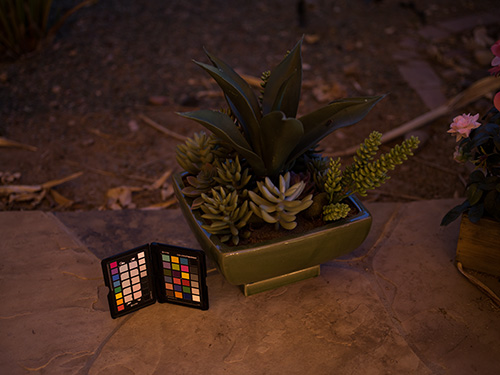
#> input picture data/3.bmp, 500 x 375 px
$ python simpyLIME.py
#> lines starting #> are read from the running program, lines starting #| are printed output that depends on the picture
#> further down, img is the input picture: shape (375, 500, 3); mean R, G, B 62.2, 38.4, 27.7
import numpy as np
from skimage import io, exposure, filters, img_as_float, img_as_ubyte
import matplotlib.pyplot as plt


class simplyLIME:
    def __init__(self, srcImg):
        if np.max(srcImg) > 1:
            self.L = img_as_float(srcImg)
        else:
            self.L = srcImg
        self.r = self.L[:, :, 0]
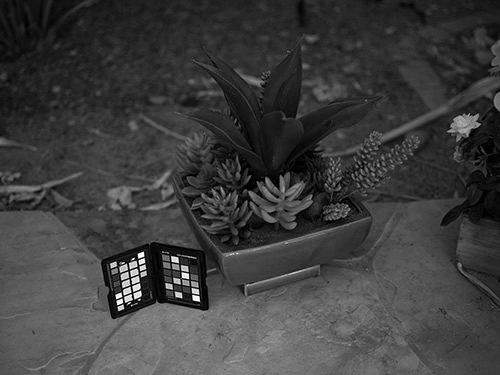
#> self.r: shape (375, 500) float64; min 0, max 1, mean 0.244
        self.g = self.L[:, :, 1]
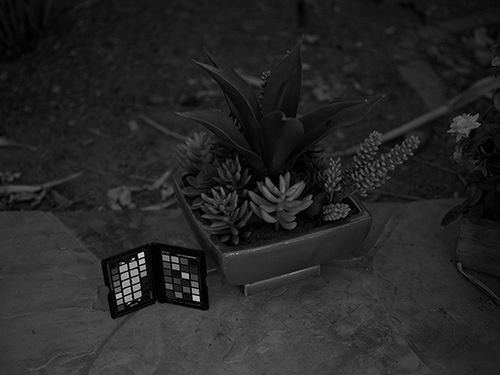
#> self.g: shape (375, 500) float64; min 0, max 0.937, mean 0.151
        self.b = self.L[:, :, 2]
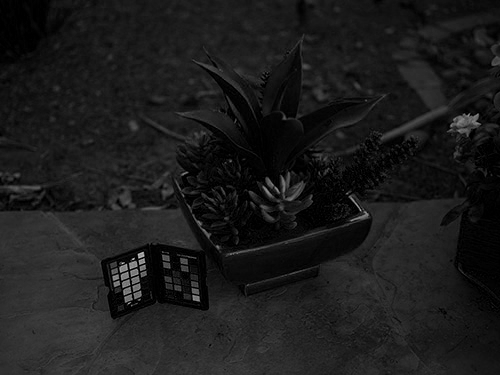
#> self.b: shape (375, 500) float64; min 0, max 0.812, mean 0.109

    def __initIlluminationMap(self):
        self.T_init = np.maximum(np.maximum(self.r, self.g), self.b)
        return self.T_init

    def __filter(self, gamma=0.8, sigma=0.8):
#> called with gamma = 0.8, sigma = 0.8
        self.T = filters.gaussian(self.T_init, sigma)
        self.T = exposure.adjust_gamma(self.T, gamma)
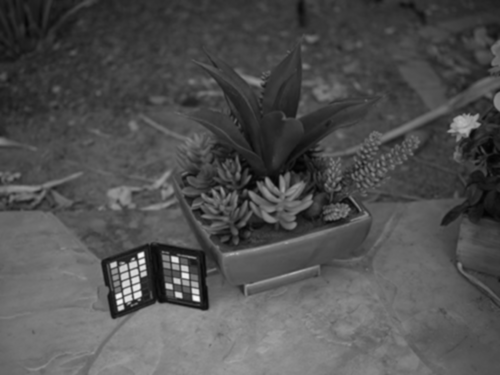
#> self.T: shape (375, 500) float64; min 0.0121, max 0.973, mean 0.318
        self.T[self.T <= 0] = 0.0001
        return self.T

    def enhance(self, nameta=0.9):
        self.__initIlluminationMap()
        self.__filter()
        self.R = np.zeros(self.L.shape)
        for i in range(3):
            self.R[:, :, i] = 1 - \
                ((1 - self.L[:, :, i]) - (nameta * (1 - self.T))) / self.T
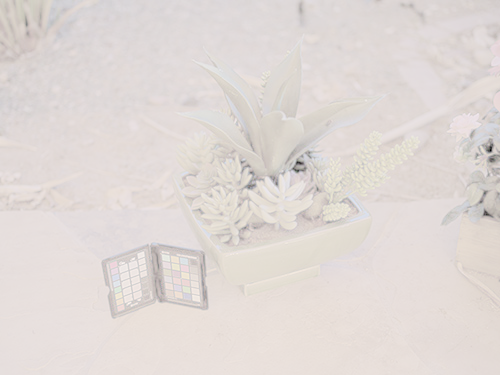
#> self.R: shape (375, 500, 3) float64; mean R, G, B 0.439, 0.161, 0.0385; drawn with min black and max white
        self.R = exposure.rescale_intensity(self.R, (0, 1))
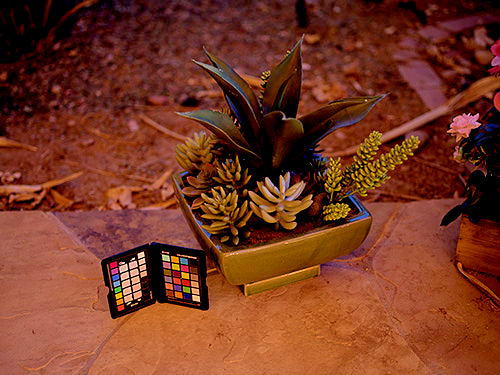
#> self.R: shape (375, 500, 3) float64; mean R, G, B 0.472, 0.22, 0.134
        self.R = img_as_float(self.R)
        return self.R


if __name__ == "__main__":
    img = io.imread('./data/3.bmp')
    lime = simplyLIME(img)

    plt.subplot(121), io.imshow(img)
    plt.subplot(122), io.imshow(lime.enhance())
    plt.show()

$ run again, with data/1.bmp copied over data/3.bmp
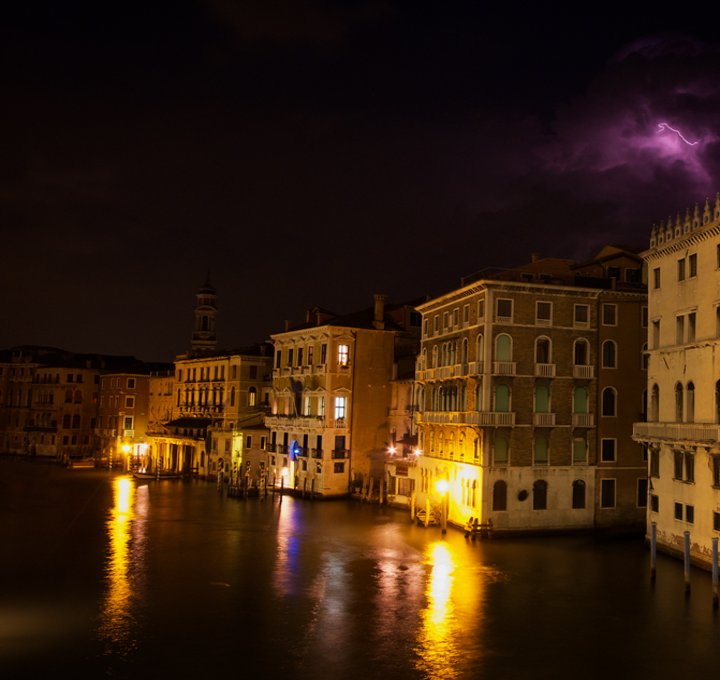
#> input picture data/1.bmp, 720 x 680 px
#> img is the input picture: shape (680, 720, 3); mean R, G, B 53.9, 31.7, 13.3
#> after the loop in enhance, `for i in range(3):`:
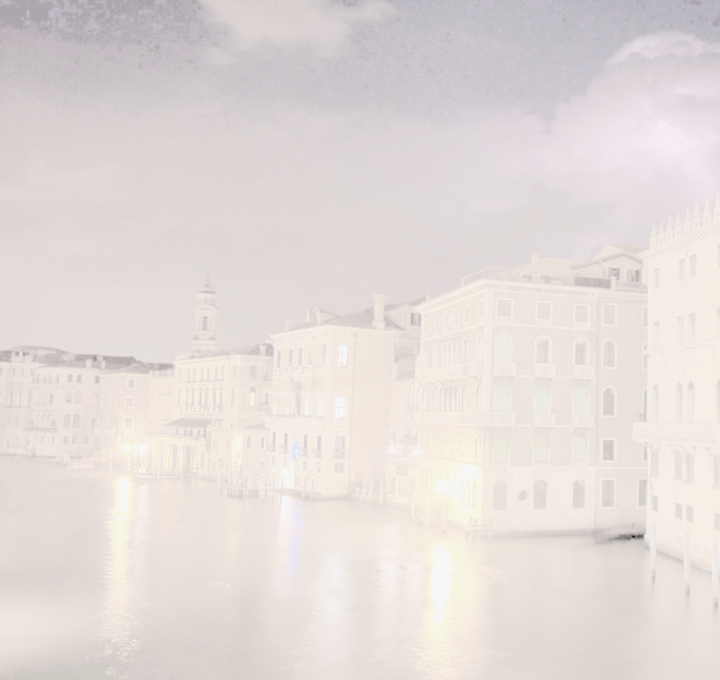
#> self.R: shape (680, 720, 3) float64; mean R, G, B 0.0886, -0.231, -0.362; drawn with min black and max white
#> in enhance, `self.R = exposure.rescale_intensity(self.R, (0, 1))`:
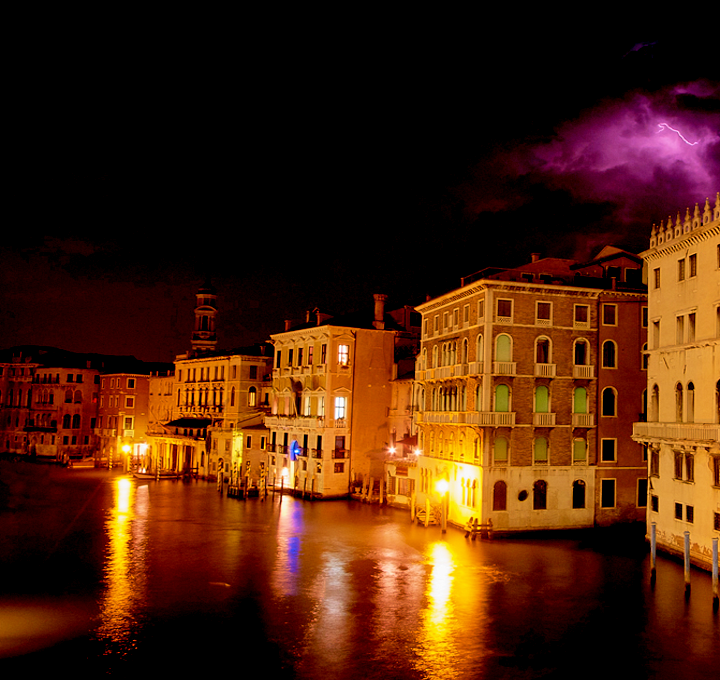
#> self.R: shape (680, 720, 3) float64; mean R, G, B 0.3, 0.136, 0.0419

$ run again, with data/10.bmp copied over data/3.bmp
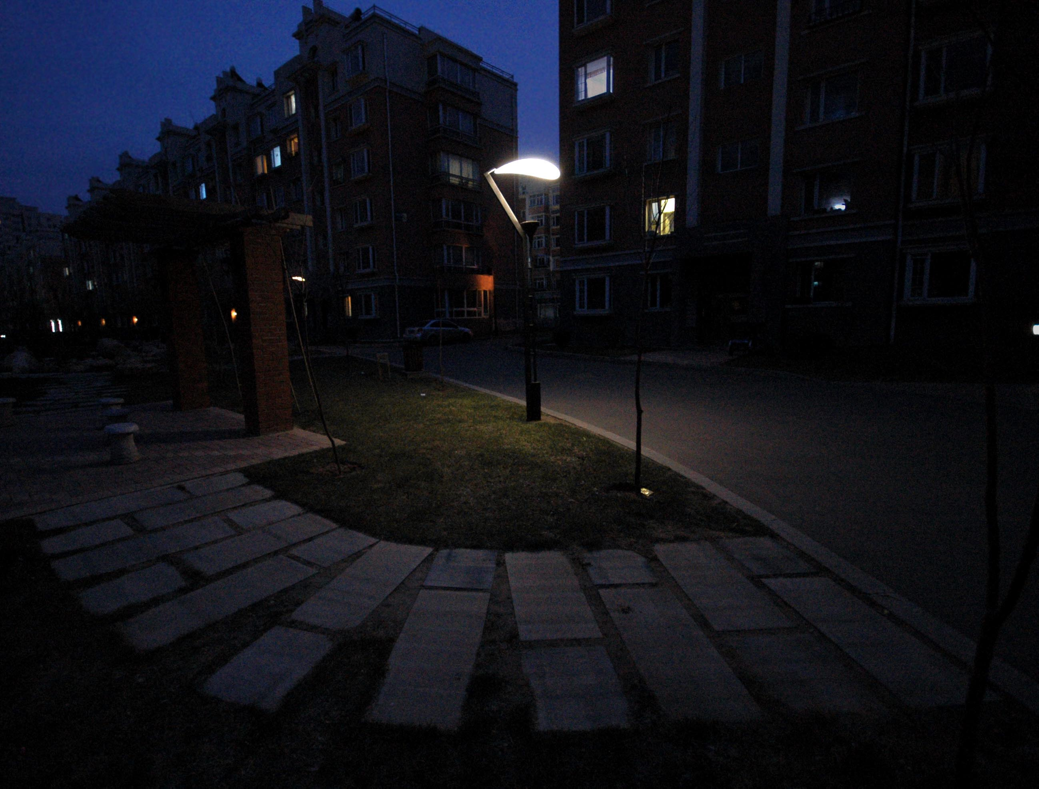
#> input picture data/10.bmp, 1039 x 789 px
#> img is the input picture: shape (789, 1039, 3); mean R, G, B 16.8, 17.9, 24.8
#> in __filter, `self.T = exposure.adjust_gamma(self.T, gamma)`:
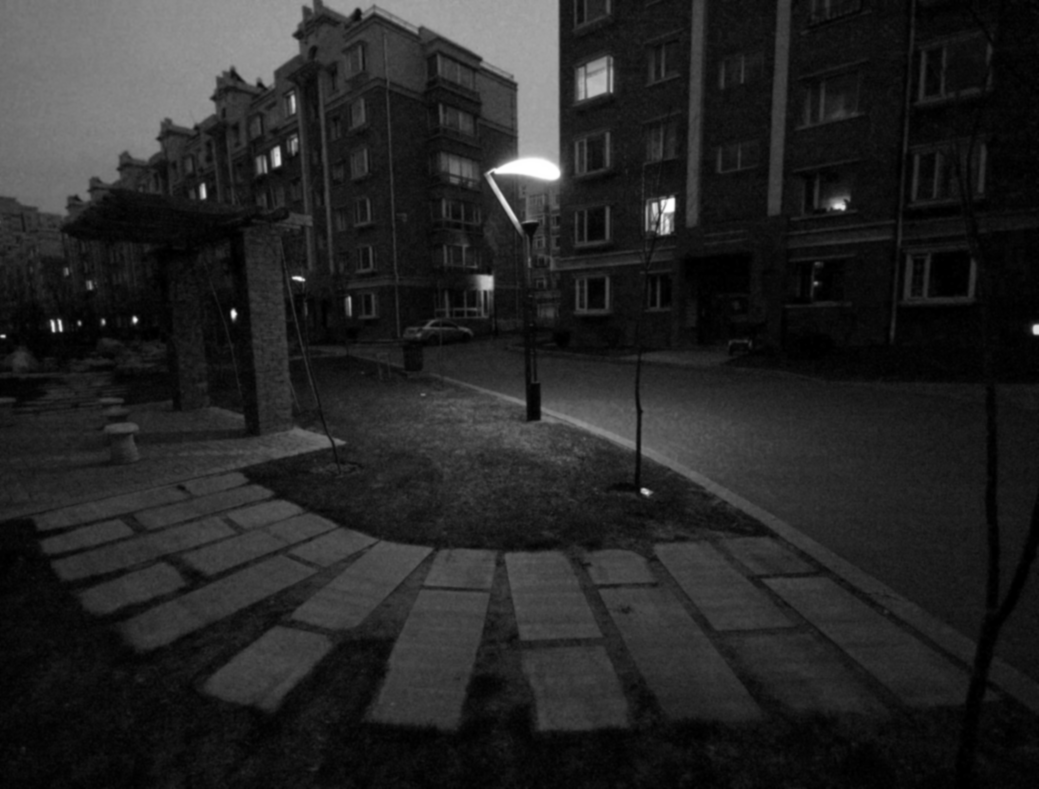
#> self.T: shape (789, 1039) float64; min 0, max 1, mean 0.148
#> in enhance, `self.R = exposure.rescale_intensity(self.R, (0, 1))`:
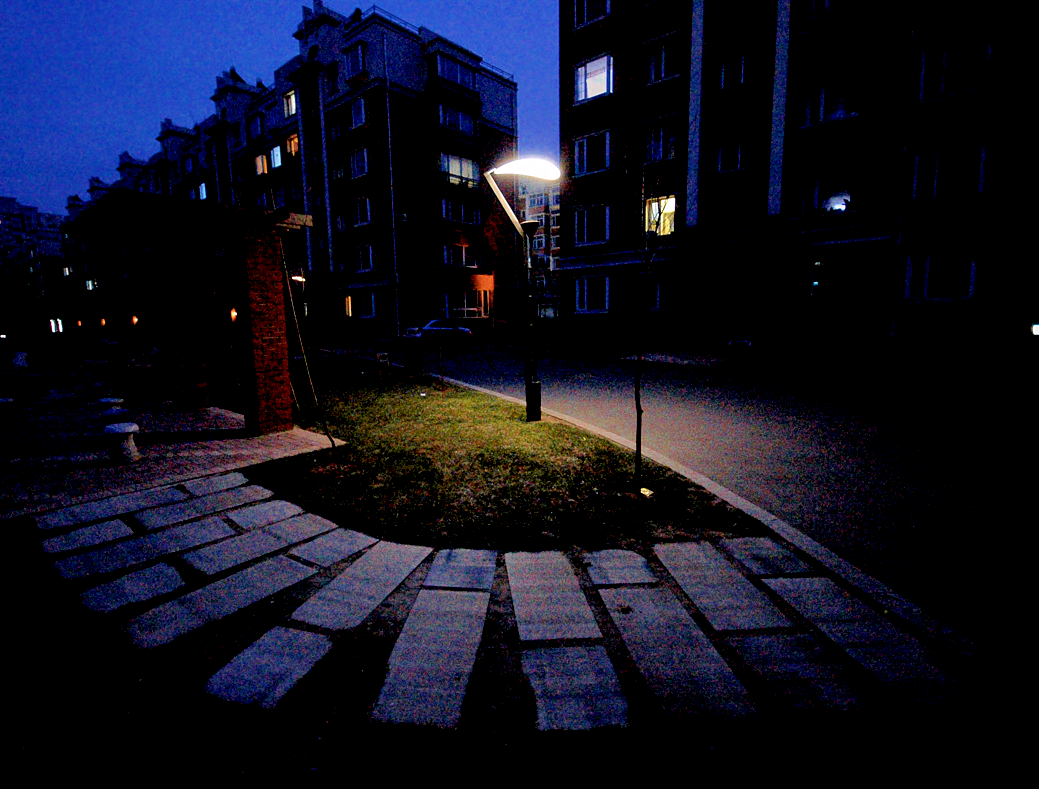
#> self.R: shape (789, 1039, 3) float64; mean R, G, B 0.067, 0.0713, 0.131

$ run again, with data/2.bmp copied over data/3.bmp
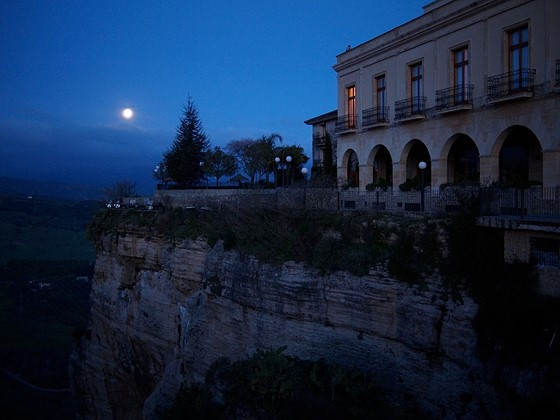
#> input picture data/2.bmp, 560 x 420 px
#> img is the input picture: shape (420, 560, 3); mean R, G, B 21.4, 40.9, 69.9
#> in __filter, `self.T = exposure.adjust_gamma(self.T, gamma)`:
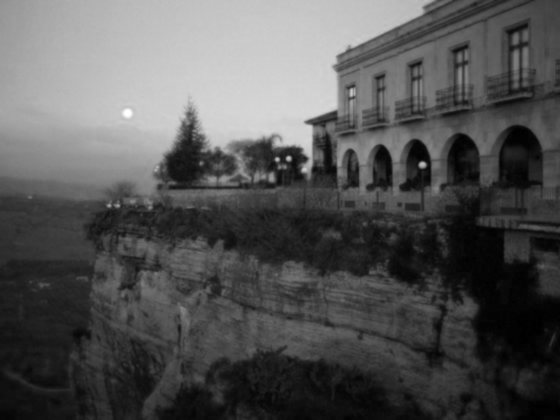
#> self.T: shape (420, 560) float64; min 0, max 1, mean 0.333
#> in enhance, `self.R = exposure.rescale_intensity(self.R, (0, 1))`:
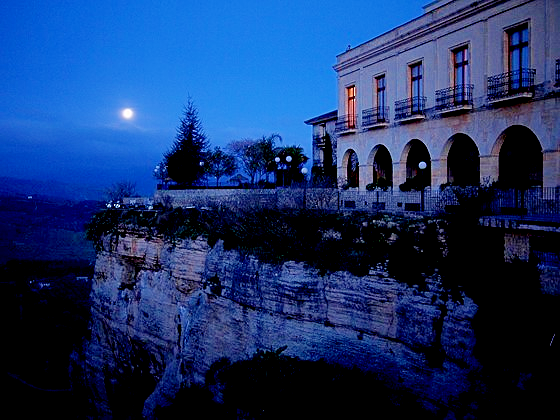
#> self.R: shape (420, 560, 3) float64; mean R, G, B 0.101, 0.207, 0.416
